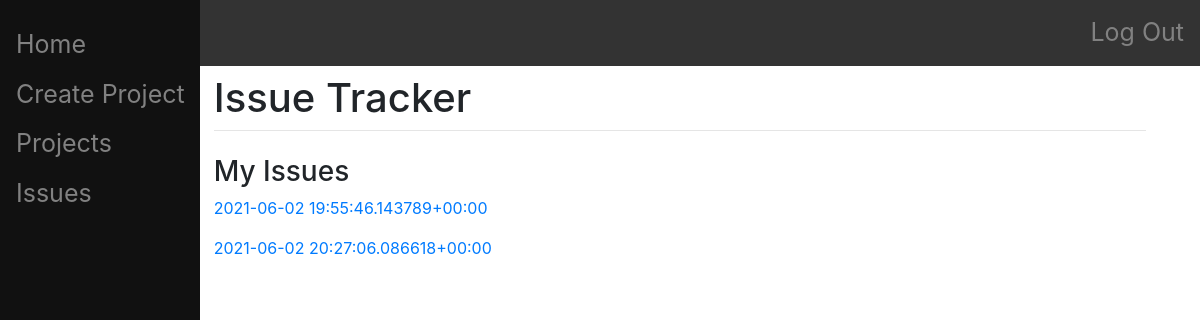
The app's page /issue/list/ (signed in) with its own data.
### main/models.py (models this page shows, shortened)
class Issue(models.Model):
    project = models.ForeignKey(Project, on_delete=models.CASCADE)
    summary = models.CharField(max_length=200)
    description = models.CharField(max_length=1000)
    type = models.CharField(
        max_length = 4,
        choices = (
            ("task", "task"),
            ("bug", "bug"),
        ),
        default = "task"
    )
    priority = models.CharField(
        max_length = 7,
        choices = (
            ("blocker", "blocker"),
            ("major", "major"),
            ("minor", "minor"),
        ),
        default = "minor"
    )
    status = models.CharField(
        max_length = 11,
        choices = (
            ("assigned", "assigned"),
            ("in-progress", "in-progress"),
            ("resolved", "resolved"),
        ),
        default = "assigned"
    )
    assigner = models.ForeignKey(User, on_delete=models.CASCADE, related_name="issue_assigner", null=True)
    assignee = models.ForeignKey(User, on_delete=models.CASCADE, related_name="issue_assignee", null=True)
    date_created = models.DateTimeField(editable=False)
    date_updated = models.DateTimeField()
    files = JSONField(default=list)
    def __str__(self):
        return str(self.date_created)

### main/views.py (the view)
# urls.py: path("issue/list/", views.issue_list, name="issue_list")
def issue_list(response):
    authenticate(response)
    issues = []
    for i in Issue.objects.all():
        members = []
        members.append(i.assignee.username)
        members.append(i.assigner.username)
        user = response.user.username
        if user in members:
            issues.append(i)
    return render(response, "main/issue-list.html", {"issues":issues})

### main/views.py (called while the page is built)
def authenticate(response):
    if not response.user.is_authenticated:
        return HttpResponseRedirect("/login/")

### main/templates/main/issue-list.html (shortened to what this page needs)
{% extends "main/base.html" %}
{% block content %}
    <h3>My Issues</h3>
    {% for i in issues %}
        <p><a href="/project/{{i.project.id}}/issue/{{i.id}}">{{i}}</p>
    {% endfor %}
{% endblock %}

### records on screen
Issue: date_created "2021-06-02 19:55:46.143789+00:00"
Issue: date_created "2021-06-02 20:27:06.086618+00:00"
